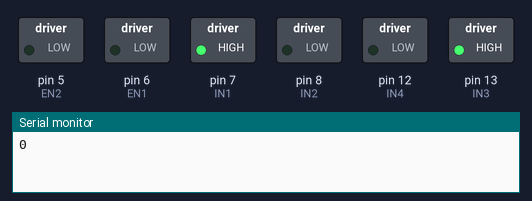
Simulated run of this sketch. Board: Arduino Uno, built with avr-gcc and run on an emulated ATmega328P. Shown: switched loads named in the sketch (green lamp = pin HIGH), the last lines printed to the serial monitor.

Above: at 0.05 s.
At 6.45 s:
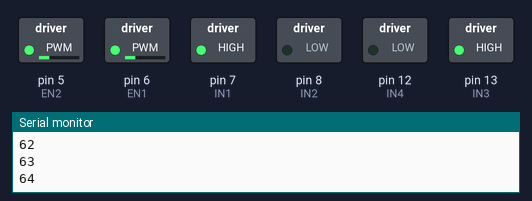
At 19.98 s:
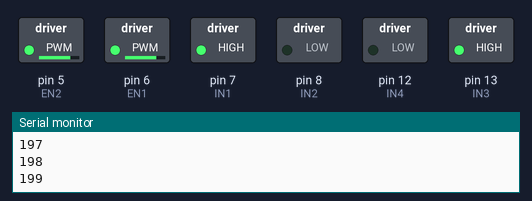
At 39.93 s:
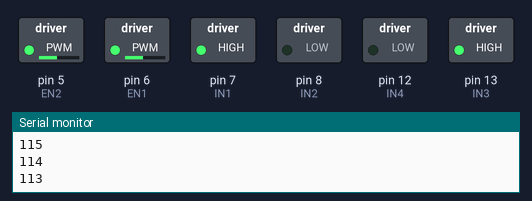
Timing chart, 0 to 40.0 s (numbered marks = the images above):
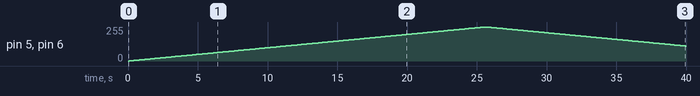

Measured:
- by itself, pin 5 (EN2), pin 6 (EN1): rises from 0/255 to 255/255 in 25.4 s, then falls to 112/255 in 14.4 s

The sketch:

l293d-example.ino
```cpp
/****************************/
/*			L293 H-Bridge				*/
/****************************/

// EN1, EN2 with PWM -- speed
// IN1, IN2, IN3, IN4 -- direction
// (IN1, IN3) - backward
// (IN2, IN4) - forward

#define EN1 6
#define EN2 5
#define IN1 7
#define IN2 8
#define IN3 13
#define IN4 12

void setup() {
  pinMode (EN1, OUTPUT);
  pinMode (EN2, OUTPUT);
  pinMode (IN1, OUTPUT);
  pinMode (IN2, OUTPUT);
  pinMode (IN3, OUTPUT);
  pinMode (IN4, OUTPUT);

//  direction pins
  digitalWrite(IN1, HIGH);
  digitalWrite(IN2, LOW);
  digitalWrite(IN3, HIGH);
  digitalWrite(IN4, LOW);

  Serial.begin(9600);
}

void loop(){
// test motor speeds

  // accelerate
  for (int i = 0; i < 256; i++) {
    Serial.println(i);
    // speed
    analogWrite(EN1, i);
    analogWrite(EN2, i);
    delay(100);
  }

  // deccelerate
  for (int i = 255; i >= 0; --i) {
    Serial.println(i);
    analogWrite(EN1, i);
    analogWrite(EN2, i);
  	delay(100);
  }
  delay(500);
}
```
